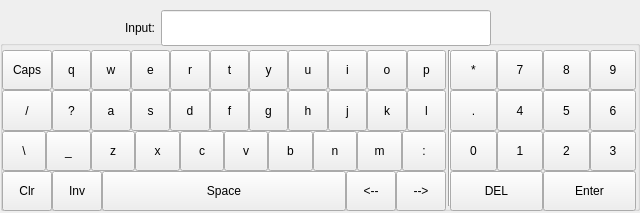
<?xml version="1.0" encoding="UTF-8"?>
<ui version="4.0">
 <class>keyboard</class>
 <widget class="QWidget" name="keyboard">
  <property name="geometry">
   <rect>
    <x>0</x>
    <y>0</y>
    <width>640</width>
    <height>213</height>
   </rect>
  </property>
  <property name="windowTitle">
   <string>keyboard</string>
  </property>
  <widget class="QGroupBox" name="groupBox">
   <property name="geometry">
    <rect>
     <x>0</x>
     <y>40</y>
     <width>640</width>
     <height>171</height>
    </rect>
   </property>
   <widget class="Line" name="line">
    <property name="geometry">
     <rect>
      <x>441</x>
      <y>10</y>
      <width>16</width>
      <height>156</height>
     </rect>
    </property>
    <property name="orientation">
     <enum>Qt::Vertical</enum>
    </property>
   </widget>
   <widget class="QWidget" name="">
    <property name="geometry">
     <rect>
      <x>0</x>
      <y>10</y>
      <width>446</width>
      <height>161</height>
     </rect>
    </property>
    <layout class="QGridLayout" name="gridLayout_2">
     <property name="leftMargin">
      <number>2</number>
     </property>
     <property name="spacing">
      <number>0</number>
     </property>
     <item row="0" column="0">
      <layout class="QHBoxLayout" name="horizontalLayout_3">
       <property name="spacing">
        <number>0</number>
       </property>
       <item>
        <widget class="QToolButton" name="toolButton_capslock">
         <property name="sizePolicy">
          <sizepolicy hsizetype="Expanding" vsizetype="Expanding">
           <horstretch>0</horstretch>
           <verstretch>0</verstretch>
          </sizepolicy>
         </property>
         <property name="minimumSize">
          <size>
           <width>50</width>
           <height>0</height>
          </size>
         </property>
         <property name="focusPolicy">
          <enum>Qt::TabFocus</enum>
         </property>
         <property name="text">
          <string>Caps</string>
         </property>
        </widget>
       </item>
       <item>
        <widget class="QToolButton" name="toolButton_q">
         <property name="sizePolicy">
          <sizepolicy hsizetype="Expanding" vsizetype="Expanding">
           <horstretch>0</horstretch>
           <verstretch>0</verstretch>
          </sizepolicy>
         </property>
         <property name="focusPolicy">
          <enum>Qt::NoFocus</enum>
         </property>
         <property name="text">
          <string>q</string>
         </property>
        </widget>
       </item>
       <item>
        <widget class="QToolButton" name="toolButton_w">
         <property name="sizePolicy">
          <sizepolicy hsizetype="Expanding" vsizetype="Expanding">
           <horstretch>0</horstretch>
           <verstretch>0</verstretch>
          </sizepolicy>
         </property>
         <property name="focusPolicy">
          <enum>Qt::NoFocus</enum>
         </property>
         <property name="text">
          <string>w</string>
         </property>
        </widget>
       </item>
       <item>
        <widget class="QToolButton" name="toolButton_e">
         <property name="sizePolicy">
          <sizepolicy hsizetype="Expanding" vsizetype="Expanding">
           <horstretch>0</horstretch>
           <verstretch>0</verstretch>
          </sizepolicy>
         </property>
         <property name="focusPolicy">
          <enum>Qt::NoFocus</enum>
         </property>
         <property name="text">
          <string>e</string>
         </property>
        </widget>
       </item>
       <item>
        <widget class="QToolButton" name="toolButton_r">
         <property name="sizePolicy">
          <sizepolicy hsizetype="Expanding" vsizetype="Expanding">
           <horstretch>0</horstretch>
           <verstretch>0</verstretch>
          </sizepolicy>
         </property>
         <property name="focusPolicy">
          <enum>Qt::NoFocus</enum>
         </property>
         <property name="text">
          <string>r</string>
         </property>
        </widget>
       </item>
       <item>
        <widget class="QToolButton" name="toolButton_t">
         <property name="sizePolicy">
          <sizepolicy hsizetype="Expanding" vsizetype="Expanding">
           <horstretch>0</horstretch>
           <verstretch>0</verstretch>
          </sizepolicy>
         </property>
         <property name="focusPolicy">
          <enum>Qt::NoFocus</enum>
         </property>
         <property name="text">
          <string>t</string>
         </property>
        </widget>
       </item>
       <item>
        <widget class="QToolButton" name="toolButton_y">
         <property name="sizePolicy">
          <sizepolicy hsizetype="Expanding" vsizetype="Expanding">
           <horstretch>0</horstretch>
           <verstretch>0</verstretch>
          </sizepolicy>
         </property>
         <property name="focusPolicy">
          <enum>Qt::NoFocus</enum>
         </property>
         <property name="text">
          <string>y</string>
         </property>
        </widget>
       </item>
       <item>
        <widget class="QToolButton" name="toolButton_u">
         <property name="sizePolicy">
          <sizepolicy hsizetype="Expanding" vsizetype="Expanding">
           <horstretch>0</horstretch>
           <verstretch>0</verstretch>
          </sizepolicy>
         </property>
         <property name="focusPolicy">
          <enum>Qt::NoFocus</enum>
         </property>
         <property name="text">
          <string>u</string>
         </property>
        </widget>
       </item>
       <item>
        <widget class="QToolButton" name="toolButton_i">
         <property name="sizePolicy">
          <sizepolicy hsizetype="Expanding" vsizetype="Expanding">
           <horstretch>0</horstretch>
           <verstretch>0</verstretch>
          </sizepolicy>
         </property>
         <property name="focusPolicy">
          <enum>Qt::NoFocus</enum>
         </property>
         <property name="text">
          <string>i</string>
         </property>
        </widget>
       </item>
       <item>
        <widget class="QToolButton" name="toolButton_o">
         <property name="sizePolicy">
          <sizepolicy hsizetype="Expanding" vsizetype="Expanding">
           <horstretch>0</horstretch>
           <verstretch>0</verstretch>
          </sizepolicy>
         </property>
         <property name="focusPolicy">
          <enum>Qt::NoFocus</enum>
         </property>
         <property name="text">
          <string>o</string>
         </property>
        </widget>
       </item>
       <item>
        <widget class="QToolButton" name="toolButton_p">
         <property name="sizePolicy">
          <sizepolicy hsizetype="Expanding" vsizetype="Expanding">
           <horstretch>0</horstretch>
           <verstretch>0</verstretch>
          </sizepolicy>
         </property>
         <property name="focusPolicy">
          <enum>Qt::NoFocus</enum>
         </property>
         <property name="text">
          <string>p</string>
         </property>
        </widget>
       </item>
      </layout>
     </item>
     <item row="1" column="0">
      <layout class="QHBoxLayout" name="horizontalLayout_4">
       <property name="spacing">
        <number>0</number>
       </property>
       <item>
        <widget class="QToolButton" name="toolButton_line1">
         <property name="sizePolicy">
          <sizepolicy hsizetype="Expanding" vsizetype="Expanding">
           <horstretch>0</horstretch>
           <verstretch>0</verstretch>
          </sizepolicy>
         </property>
         <property name="minimumSize">
          <size>
           <width>50</width>
           <height>0</height>
          </size>
         </property>
         <property name="focusPolicy">
          <enum>Qt::NoFocus</enum>
         </property>
         <property name="text">
          <string>/</string>
         </property>
        </widget>
       </item>
       <item>
        <widget class="QToolButton" name="toolButton_wenhao">
         <property name="sizePolicy">
          <sizepolicy hsizetype="Expanding" vsizetype="Expanding">
           <horstretch>0</horstretch>
           <verstretch>0</verstretch>
          </sizepolicy>
         </property>
         <property name="focusPolicy">
          <enum>Qt::NoFocus</enum>
         </property>
         <property name="text">
          <string>?</string>
         </property>
        </widget>
       </item>
       <item>
        <widget class="QToolButton" name="toolButton_a">
         <property name="sizePolicy">
          <sizepolicy hsizetype="Expanding" vsizetype="Expanding">
           <horstretch>0</horstretch>
           <verstretch>0</verstretch>
          </sizepolicy>
         </property>
         <property name="focusPolicy">
          <enum>Qt::NoFocus</enum>
         </property>
         <property name="text">
          <string>a</string>
         </property>
        </widget>
       </item>
       <item>
        <widget class="QToolButton" name="toolButton_s">
         <property name="sizePolicy">
          <sizepolicy hsizetype="Expanding" vsizetype="Expanding">
           <horstretch>0</horstretch>
           <verstretch>0</verstretch>
          </sizepolicy>
         </property>
         <property name="focusPolicy">
          <enum>Qt::NoFocus</enum>
         </property>
         <property name="text">
          <string>s</string>
         </property>
        </widget>
       </item>
       <item>
        <widget class="QToolButton" name="toolButton_d">
         <property name="sizePolicy">
          <sizepolicy hsizetype="Expanding" vsizetype="Expanding">
           <horstretch>0</horstretch>
           <verstretch>0</verstretch>
          </sizepolicy>
         </property>
         <property name="focusPolicy">
          <enum>Qt::NoFocus</enum>
         </property>
         <property name="text">
          <string>d</string>
         </property>
        </widget>
       </item>
       <item>
        <widget class="QToolButton" name="toolButton_f">
         <property name="sizePolicy">
          <sizepolicy hsizetype="Expanding" vsizetype="Expanding">
           <horstretch>0</horstretch>
           <verstretch>0</verstretch>
          </sizepolicy>
         </property>
         <property name="focusPolicy">
          <enum>Qt::NoFocus</enum>
         </property>
         <property name="text">
          <string>f</string>
         </property>
        </widget>
       </item>
       <item>
        <widget class="QToolButton" name="toolButton_g">
         <property name="sizePolicy">
          <sizepolicy hsizetype="Expanding" vsizetype="Expanding">
           <horstretch>0</horstretch>
           <verstretch>0</verstretch>
          </sizepolicy>
         </property>
         <property name="focusPolicy">
          <enum>Qt::NoFocus</enum>
         </property>
         <property name="text">
          <string>g</string>
         </property>
        </widget>
       </item>
       <item>
        <widget class="QToolButton" name="toolButton_h">
         <property name="sizePolicy">
          <sizepolicy hsizetype="Expanding" vsizetype="Expanding">
           <horstretch>0</horstretch>
           <verstretch>0</verstretch>
          </sizepolicy>
         </property>
         <property name="focusPolicy">
          <enum>Qt::NoFocus</enum>
         </property>
         <property name="text">
          <string>h</string>
         </property>
        </widget>
       </item>
       <item>
        <widget class="QToolButton" name="toolButton_j">
         <property name="sizePolicy">
          <sizepolicy hsizetype="Expanding" vsizetype="Expanding">
           <horstretch>0</horstretch>
           <verstretch>0</verstretch>
          </sizepolicy>
         </property>
         <property name="focusPolicy">
          <enum>Qt::NoFocus</enum>
         </property>
         <property name="text">
          <string>j</string>
         </property>
        </widget>
       </item>
       <item>
        <widget class="QToolButton" name="toolButton_k">
         <property name="sizePolicy">
          <sizepolicy hsizetype="Expanding" vsizetype="Expanding">
           <horstretch>0</horstretch>
           <verstretch>0</verstretch>
          </sizepolicy>
         </property>
         <property name="focusPolicy">
          <enum>Qt::NoFocus</enum>
         </property>
         <property name="text">
          <string>k</string>
         </property>
        </widget>
       </item>
       <item>
        <widget class="QToolButton" name="toolButton_l">
         <property name="sizePolicy">
          <sizepolicy hsizetype="Expanding" vsizetype="Expanding">
           <horstretch>0</horstretch>
           <verstretch>0</verstretch>
          </sizepolicy>
         </property>
         <property name="focusPolicy">
          <enum>Qt::NoFocus</enum>
         </property>
         <property name="text">
          <string>l</string>
         </property>
        </widget>
       </item>
      </layout>
     </item>
     <item row="2" column="0">
      <layout class="QHBoxLayout" name="horizontalLayout">
       <property name="spacing">
        <number>0</number>
       </property>
       <item>
        <widget class="QToolButton" name="toolButton_line2">
         <property name="sizePolicy">
          <sizepolicy hsizetype="Expanding" vsizetype="Expanding">
           <horstretch>0</horstretch>
           <verstretch>0</verstretch>
          </sizepolicy>
         </property>
         <property name="focusPolicy">
          <enum>Qt::NoFocus</enum>
         </property>
         <property name="text">
          <string>\</string>
         </property>
        </widget>
       </item>
       <item>
        <widget class="QToolButton" name="toolButton_line3">
         <property name="sizePolicy">
          <sizepolicy hsizetype="Expanding" vsizetype="Expanding">
           <horstretch>0</horstretch>
           <verstretch>0</verstretch>
          </sizepolicy>
         </property>
         <property name="focusPolicy">
          <enum>Qt::NoFocus</enum>
         </property>
         <property name="text">
          <string>_</string>
         </property>
        </widget>
       </item>
       <item>
        <widget class="QToolButton" name="toolButton_z">
         <property name="sizePolicy">
          <sizepolicy hsizetype="Expanding" vsizetype="Expanding">
           <horstretch>0</horstretch>
           <verstretch>0</verstretch>
          </sizepolicy>
         </property>
         <property name="focusPolicy">
          <enum>Qt::NoFocus</enum>
         </property>
         <property name="text">
          <string>z</string>
         </property>
        </widget>
       </item>
       <item>
        <widget class="QToolButton" name="toolButton_x">
         <property name="sizePolicy">
          <sizepolicy hsizetype="Expanding" vsizetype="Expanding">
           <horstretch>0</horstretch>
           <verstretch>0</verstretch>
          </sizepolicy>
         </property>
         <property name="focusPolicy">
          <enum>Qt::NoFocus</enum>
         </property>
         <property name="text">
          <string>x</string>
         </property>
        </widget>
       </item>
       <item>
        <widget class="QToolButton" name="toolButton_c">
         <property name="sizePolicy">
          <sizepolicy hsizetype="Expanding" vsizetype="Expanding">
           <horstretch>0</horstretch>
           <verstretch>0</verstretch>
          </sizepolicy>
         </property>
         <property name="focusPolicy">
          <enum>Qt::NoFocus</enum>
         </property>
         <property name="text">
          <string>c</string>
         </property>
        </widget>
       </item>
       <item>
        <widget class="QToolButton" name="toolButton_v">
         <property name="sizePolicy">
          <sizepolicy hsizetype="Expanding" vsizetype="Expanding">
           <horstretch>0</horstretch>
           <verstretch>0</verstretch>
          </sizepolicy>
         </property>
         <property name="focusPolicy">
          <enum>Qt::NoFocus</enum>
         </property>
         <property name="text">
          <string>v</string>
         </property>
        </widget>
       </item>
       <item>
        <widget class="QToolButton" name="toolButton_b">
         <property name="sizePolicy">
          <sizepolicy hsizetype="Expanding" vsizetype="Expanding">
           <horstretch>0</horstretch>
           <verstretch>0</verstretch>
          </sizepolicy>
         </property>
         <property name="focusPolicy">
          <enum>Qt::NoFocus</enum>
         </property>
         <property name="text">
          <string>b</string>
         </property>
        </widget>
       </item>
       <item>
        <widget class="QToolButton" name="toolButton_n">
         <property name="sizePolicy">
          <sizepolicy hsizetype="Expanding" vsizetype="Expanding">
           <horstretch>0</horstretch>
           <verstretch>0</verstretch>
          </sizepolicy>
         </property>
         <property name="focusPolicy">
          <enum>Qt::NoFocus</enum>
         </property>
         <property name="text">
          <string>n</string>
         </property>
        </widget>
       </item>
       <item>
        <widget class="QToolButton" name="toolButton_m">
         <property name="sizePolicy">
          <sizepolicy hsizetype="Expanding" vsizetype="Expanding">
           <horstretch>0</horstretch>
           <verstretch>0</verstretch>
          </sizepolicy>
         </property>
         <property name="focusPolicy">
          <enum>Qt::NoFocus</enum>
         </property>
         <property name="text">
          <string>m</string>
         </property>
        </widget>
       </item>
       <item>
        <widget class="QToolButton" name="toolButton_fenhao">
         <property name="sizePolicy">
          <sizepolicy hsizetype="Expanding" vsizetype="Expanding">
           <horstretch>0</horstretch>
           <verstretch>0</verstretch>
          </sizepolicy>
         </property>
         <property name="focusPolicy">
          <enum>Qt::NoFocus</enum>
         </property>
         <property name="text">
          <string>:</string>
         </property>
        </widget>
       </item>
      </layout>
     </item>
     <item row="3" column="0">
      <layout class="QHBoxLayout" name="horizontalLayout_2">
       <property name="spacing">
        <number>0</number>
       </property>
       <item>
        <widget class="QToolButton" name="toolButton_esc">
         <property name="sizePolicy">
          <sizepolicy hsizetype="Minimum" vsizetype="Expanding">
           <horstretch>0</horstretch>
           <verstretch>0</verstretch>
          </sizepolicy>
         </property>
         <property name="minimumSize">
          <size>
           <width>50</width>
           <height>0</height>
          </size>
         </property>
         <property name="text">
          <string>Clr</string>
         </property>
        </widget>
       </item>
       <item>
        <widget class="QToolButton" name="toolButton_inv">
         <property name="sizePolicy">
          <sizepolicy hsizetype="Minimum" vsizetype="Expanding">
           <horstretch>0</horstretch>
           <verstretch>0</verstretch>
          </sizepolicy>
         </property>
         <property name="minimumSize">
          <size>
           <width>50</width>
           <height>0</height>
          </size>
         </property>
         <property name="text">
          <string>Inv</string>
         </property>
        </widget>
       </item>
       <item>
        <widget class="QToolButton" name="toolButton_space">
         <property name="sizePolicy">
          <sizepolicy hsizetype="MinimumExpanding" vsizetype="Expanding">
           <horstretch>0</horstretch>
           <verstretch>0</verstretch>
          </sizepolicy>
         </property>
         <property name="focusPolicy">
          <enum>Qt::NoFocus</enum>
         </property>
         <property name="text">
          <string>Space</string>
         </property>
        </widget>
       </item>
       <item>
        <widget class="QToolButton" name="toolButton_left">
         <property name="sizePolicy">
          <sizepolicy hsizetype="Minimum" vsizetype="Expanding">
           <horstretch>0</horstretch>
           <verstretch>0</verstretch>
          </sizepolicy>
         </property>
         <property name="minimumSize">
          <size>
           <width>50</width>
           <height>0</height>
          </size>
         </property>
         <property name="text">
          <string>&lt;--</string>
         </property>
        </widget>
       </item>
       <item>
        <widget class="QToolButton" name="toolButton_right">
         <property name="sizePolicy">
          <sizepolicy hsizetype="Minimum" vsizetype="Expanding">
           <horstretch>0</horstretch>
           <verstretch>0</verstretch>
          </sizepolicy>
         </property>
         <property name="minimumSize">
          <size>
           <width>50</width>
           <height>0</height>
          </size>
         </property>
         <property name="text">
          <string>--&gt;</string>
         </property>
        </widget>
       </item>
      </layout>
     </item>
    </layout>
   </widget>
   <widget class="QWidget" name="">
    <property name="geometry">
     <rect>
      <x>450</x>
      <y>10</y>
      <width>186</width>
      <height>161</height>
     </rect>
    </property>
    <layout class="QGridLayout" name="gridLayout">
     <property name="spacing">
      <number>0</number>
     </property>
     <item row="0" column="0">
      <widget class="QToolButton" name="toolButton_xinghao">
       <property name="sizePolicy">
        <sizepolicy hsizetype="Expanding" vsizetype="Expanding">
         <horstretch>0</horstretch>
         <verstretch>0</verstretch>
        </sizepolicy>
       </property>
       <property name="focusPolicy">
        <enum>Qt::NoFocus</enum>
       </property>
       <property name="text">
        <string>*</string>
       </property>
      </widget>
     </item>
     <item row="0" column="1">
      <widget class="QToolButton" name="toolButton_7">
       <property name="sizePolicy">
        <sizepolicy hsizetype="Expanding" vsizetype="Expanding">
         <horstretch>0</horstretch>
         <verstretch>0</verstretch>
        </sizepolicy>
       </property>
       <property name="focusPolicy">
        <enum>Qt::NoFocus</enum>
       </property>
       <property name="text">
        <string>7</string>
       </property>
      </widget>
     </item>
     <item row="0" column="2">
      <widget class="QToolButton" name="toolButton_8">
       <property name="sizePolicy">
        <sizepolicy hsizetype="Expanding" vsizetype="Expanding">
         <horstretch>0</horstretch>
         <verstretch>0</verstretch>
        </sizepolicy>
       </property>
       <property name="focusPolicy">
        <enum>Qt::NoFocus</enum>
       </property>
       <property name="text">
        <string>8</string>
       </property>
      </widget>
     </item>
     <item row="0" column="3">
      <widget class="QToolButton" name="toolButton_9">
       <property name="sizePolicy">
        <sizepolicy hsizetype="Expanding" vsizetype="Expanding">
         <horstretch>0</horstretch>
         <verstretch>0</verstretch>
        </sizepolicy>
       </property>
       <property name="focusPolicy">
        <enum>Qt::NoFocus</enum>
       </property>
       <property name="text">
        <string>9</string>
       </property>
      </widget>
     </item>
     <item row="1" column="0">
      <widget class="QToolButton" name="toolButton_dot">
       <property name="sizePolicy">
        <sizepolicy hsizetype="Expanding" vsizetype="Expanding">
         <horstretch>0</horstretch>
         <verstretch>0</verstretch>
        </sizepolicy>
       </property>
       <property name="focusPolicy">
        <enum>Qt::NoFocus</enum>
       </property>
       <property name="text">
        <string>.</string>
       </property>
      </widget>
     </item>
     <item row="1" column="1">
      <widget class="QToolButton" name="toolButton_4">
       <property name="sizePolicy">
        <sizepolicy hsizetype="Expanding" vsizetype="Expanding">
         <horstretch>0</horstretch>
         <verstretch>0</verstretch>
        </sizepolicy>
       </property>
       <property name="focusPolicy">
        <enum>Qt::NoFocus</enum>
       </property>
       <property name="text">
        <string>4</string>
       </property>
      </widget>
     </item>
     <item row="1" column="2">
      <widget class="QToolButton" name="toolButton_5">
       <property name="sizePolicy">
        <sizepolicy hsizetype="Expanding" vsizetype="Expanding">
         <horstretch>0</horstretch>
         <verstretch>0</verstretch>
        </sizepolicy>
       </property>
       <property name="focusPolicy">
        <enum>Qt::NoFocus</enum>
       </property>
       <property name="text">
        <string>5</string>
       </property>
      </widget>
     </item>
     <item row="1" column="3">
      <widget class="QToolButton" name="toolButton_6">
       <property name="sizePolicy">
        <sizepolicy hsizetype="Expanding" vsizetype="Expanding">
         <horstretch>0</horstretch>
         <verstretch>0</verstretch>
        </sizepolicy>
       </property>
       <property name="focusPolicy">
        <enum>Qt::NoFocus</enum>
       </property>
       <property name="text">
        <string>6</string>
       </property>
      </widget>
     </item>
     <item row="2" column="0">
      <widget class="QToolButton" name="toolButton_0">
       <property name="sizePolicy">
        <sizepolicy hsizetype="Expanding" vsizetype="Expanding">
         <horstretch>0</horstretch>
         <verstretch>0</verstretch>
        </sizepolicy>
       </property>
       <property name="focusPolicy">
        <enum>Qt::NoFocus</enum>
       </property>
       <property name="text">
        <string>0</string>
       </property>
      </widget>
     </item>
     <item row="2" column="1">
      <widget class="QToolButton" name="toolButton_1">
       <property name="sizePolicy">
        <sizepolicy hsizetype="Expanding" vsizetype="Expanding">
         <horstretch>0</horstretch>
         <verstretch>0</verstretch>
        </sizepolicy>
       </property>
       <property name="focusPolicy">
        <enum>Qt::NoFocus</enum>
       </property>
       <property name="text">
        <string>1</string>
       </property>
      </widget>
     </item>
     <item row="2" column="2">
      <widget class="QToolButton" name="toolButton_2">
       <property name="sizePolicy">
        <sizepolicy hsizetype="Expanding" vsizetype="Expanding">
         <horstretch>0</horstretch>
         <verstretch>0</verstretch>
        </sizepolicy>
       </property>
       <property name="focusPolicy">
        <enum>Qt::NoFocus</enum>
       </property>
       <property name="text">
        <string>2</string>
       </property>
      </widget>
     </item>
     <item row="2" column="3">
      <widget class="QToolButton" name="toolButton_3">
       <property name="sizePolicy">
        <sizepolicy hsizetype="Expanding" vsizetype="Expanding">
         <horstretch>0</horstretch>
         <verstretch>0</verstretch>
        </sizepolicy>
       </property>
       <property name="focusPolicy">
        <enum>Qt::NoFocus</enum>
       </property>
       <property name="text">
        <string>3</string>
       </property>
      </widget>
     </item>
     <item row="3" column="0" colspan="2">
      <widget class="QToolButton" name="toolButton_backspace">
       <property name="sizePolicy">
        <sizepolicy hsizetype="Expanding" vsizetype="Expanding">
         <horstretch>0</horstretch>
         <verstretch>0</verstretch>
        </sizepolicy>
       </property>
       <property name="text">
        <string>DEL</string>
       </property>
      </widget>
     </item>
     <item row="3" column="2" colspan="2">
      <widget class="QToolButton" name="toolButton_enter">
       <property name="sizePolicy">
        <sizepolicy hsizetype="Expanding" vsizetype="Expanding">
         <horstretch>0</horstretch>
         <verstretch>0</verstretch>
        </sizepolicy>
       </property>
       <property name="text">
        <string>Enter</string>
       </property>
      </widget>
     </item>
    </layout>
   </widget>
  </widget>
  <widget class="QWidget" name="">
   <property name="geometry">
    <rect>
     <x>125</x>
     <y>10</y>
     <width>366</width>
     <height>36</height>
    </rect>
   </property>
   <layout class="QHBoxLayout" name="horizontalLayout_5">
    <item>
     <widget class="QLabel" name="label">
      <property name="sizePolicy">
       <sizepolicy hsizetype="Preferred" vsizetype="Expanding">
        <horstretch>0</horstretch>
        <verstretch>0</verstretch>
       </sizepolicy>
      </property>
      <property name="text">
       <string>Input:</string>
      </property>
      <property name="alignment">
       <set>Qt::AlignRight|Qt::AlignTrailing|Qt::AlignVCenter</set>
      </property>
      <property name="buddy">
       <cstring>display</cstring>
      </property>
     </widget>
    </item>
    <item>
     <widget class="QLineEdit" name="display">
      <property name="sizePolicy">
       <sizepolicy hsizetype="Expanding" vsizetype="Expanding">
        <horstretch>0</horstretch>
        <verstretch>0</verstretch>
       </sizepolicy>
      </property>
      <property name="font">
       <font>
        <pointsize>11</pointsize>
       </font>
      </property>
     </widget>
    </item>
   </layout>
  </widget>
 </widget>
 <tabstops>
  <tabstop>display</tabstop>
  <tabstop>toolButton_capslock</tabstop>
  <tabstop>toolButton_esc</tabstop>
  <tabstop>toolButton_inv</tabstop>
  <tabstop>toolButton_left</tabstop>
  <tabstop>toolButton_right</tabstop>
  <tabstop>toolButton_backspace</tabstop>
  <tabstop>toolButton_enter</tabstop>
 </tabstops>
 <resources/>
 <connections/>
</ui>
